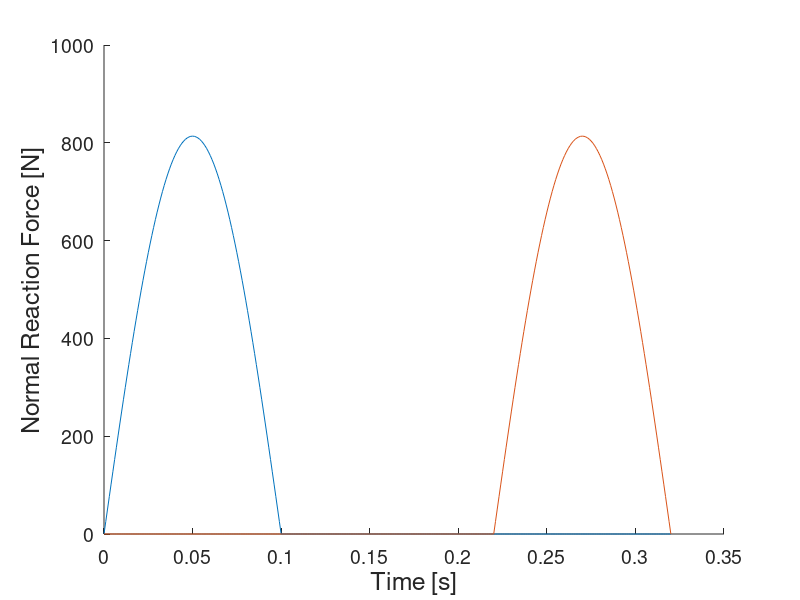

Write MATLAB code to recreate this figure.
%% Sagittal Bounding Model
clear;

%% Constant Parameters
% System Parameters
m = 33;             % [kg] mass of hip
I = 2.9;            % [kg m^2]
r_1 = 0.4;          % [m] thigh length
r_2 = 0.3;          % [m] shank length
body_length = 0.7;  % [m]

% Environment Parameters
g = 9.81;           % [m/s^2] gravitational constant

% Animation Parameters
dis = 3;            % [m] distance of travel for animation
start = 1;          % [] animation data start point

%% Initial Conditions
theta_1i = deg2rad(-34.88);                                                                % [rad] intial theta 1 angle
theta_2i = deg2rad(-80.4);                                                                % [rad] intial theta 2 angle
th_dot_i = deg2rad(-3);                                                                  % [rad/s] initial angular velocity of the mass
th_i = deg2rad(-7);                                                                      % [rad] initial mass angle
x_hip = -r_1*cos(theta_1i) - r_2*cos(theta_1i + theta_2i);
y_hip = -r_1*sin(theta_1i) - r_2*sin(theta_1i + theta_2i);
x_i = -r_1*cos(theta_1i) - r_2*cos(theta_1i + theta_2i) - (body_length/2)*cos(th_i);    % [m] initial x hip position
y_i = -r_1*sin(theta_1i) - r_2*sin(theta_1i + theta_2i) - (body_length/2)*sin(th_i);    % [m] initial y hip position
x_dot_i = 4;                                                                            % [m/s] initial center of mass horizontal velocity
y_dot_i = -0.2;                                                                            % [m/s] initial center of mass vertical velocity
v = 4;
theta_1i_B = -(pi()+theta_1i);
theta_2i_B = -theta_2i;
%theta_1i_B = deg2rad(-78.5);
%theta_2i_B = deg2rad(-80.4);

%% Gait timing
l = 0.4;               % [m] stride length
T_swing = 0.22;        % [s]
T_stance = l/v;  % [s]
T = T_swing + T_stance;               % [s]
amp_y = m*g*T*pi()/(4*T_stance);
amp_x = 50; % Suggested from MIT paper (50)
time = 0.24;
T_air = (T_swing - T_stance)/2;

%T_stance = l/x_dot     % [s] stance time
%T_swing = 0.22;     % [s] swing time

%% Force Profile
stance_array = 0:0.001:T_stance;
t= 0:0.001:T;
B_y_1(1:length(stance_array)) = amp_y*sin((pi()/T_stance)*t(1:length(stance_array)));
B_y_1(length(stance_array)+1:length(t)) = 0;

swing_array = 0:0.001:T_swing;
B_y_2(1:length(swing_array)) = 0;
B_y_2(length(swing_array)+1:length(t)) = amp_y*sin((pi()/T_stance)*(t(length(swing_array)+1:length(t))-T_swing));

figure;
hold on;
plot(t,B_y_1);
plot(t,B_y_2);
set(gca,'FontSize',14)
xlabel("Time [s]","FontSize",18);
ylabel("Normal Reaction Force [N]","FontSize",18);
